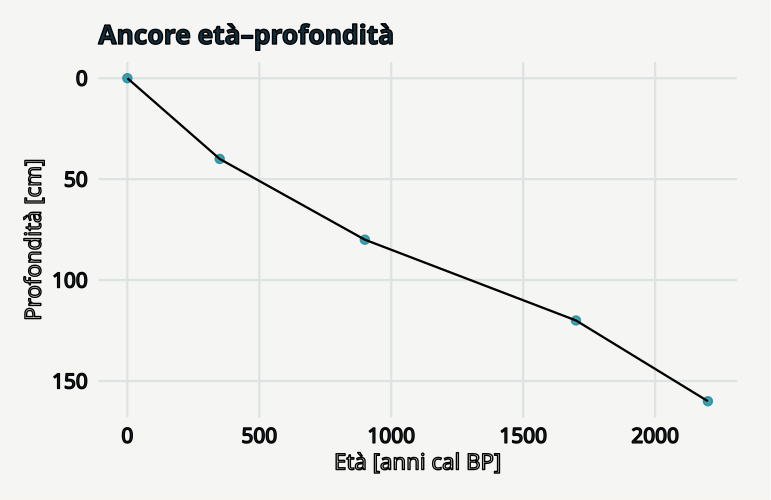

The script that saved this image:
# GeoStat Lab — funzioni comuni. R >= 4.3; ggplot2 >= 3.4; jsonlite.
suppressPackageStartupMessages(library(ggplot2))
col_geo <- c('#168B9C','#BC5B35','#7054A4','#A17B19','#227864','#64748B')
theme_set(theme_minimal(base_size=17, base_family='sans') + theme(
  plot.background=element_rect(fill='#F5F6F3',colour=NA),
  panel.background=element_rect(fill='#F5F6F3',colour=NA),
  panel.grid.minor=element_blank(),panel.grid.major=element_line(colour='#DCE3E2'),
  plot.title=element_text(size=19,face='bold',colour='#122D3B'),
  plot.subtitle=element_text(size=13,colour='#405560',margin=margin(b=12)),
  axis.text=element_text(size=15,colour='#273E4A'),axis.title=element_text(size=16),
  legend.position='bottom',legend.title=element_blank(),legend.text=element_text(size=14),
  strip.text=element_text(size=15,face='bold'),plot.margin=margin(18,24,18,18)))
metric <- function(...) data.frame(grandezza=names(c(...)),valore=as.character(c(...)),check.names=FALSE)
f <- function(x,d=3) {out<-formatC(x,digits=d,format='fg');out[!is.finite(x)]<-'Non definito';out}
line_plot <- function(d,x='x',y='y',title='',xl=x,yl=y,group=NULL) {
 p<-ggplot(d,aes(x=.data[[x]],y=.data[[y]]))
 if(is.null(group)) p<-p+geom_line(colour=col_geo[1],linewidth=1.05) else p<-p+aes(colour=.data[[group]],group=.data[[group]])+geom_line(linewidth=1)+scale_colour_manual(values=col_geo)
 p+labs(title=title,x=xl,y=yl)
}
point_plot <- function(d,x='x',y='y',title='',xl=x,yl=y,group=NULL) {
 p<-ggplot(d,aes(x=.data[[x]],y=.data[[y]]))
 if(is.null(group))p<-p+geom_point(colour=col_geo[1],size=2.5,alpha=.8) else p<-p+aes(colour=.data[[group]])+geom_point(size=2.7,alpha=.85)+scale_colour_manual(values=col_geo)
 p+labs(title=title,x=xl,y=yl)
}
hist_plot<-function(x,title='',xl='Valore',bins=20)ggplot(data.frame(x=x),aes(x))+geom_histogram(bins=bins,fill=col_geo[1],colour='#F5F6F3')+labs(title=title,x=xl,y='Frequenza')
bar_plot<-function(d,x='gruppo',y='valore',title='',yl='Valore')ggplot(d,aes(x=.data[[x]],y=.data[[y]],fill=.data[[x]]))+geom_col(width=.65)+scale_fill_manual(values=rep(col_geo,length.out=length(unique(d[[x]])) ))+guides(fill='none')+labs(title=title,x=NULL,y=yl)
map_plot<-function(d,z='z',title='',xl='Est [km]',yl='Nord [km]')ggplot(d,aes(x,y,fill=.data[[z]]))+geom_raster()+coord_equal()+scale_fill_gradientn(colours=c('#153F56','#298C9C','#B8CDB2','#F1D889','#AD542F'))+labs(title=title,x=xl,y=yl)
acf_data<-function(x,lag=20){a<-acf(x,lag.max=min(lag,length(x)-1),plot=FALSE);data.frame(x=as.vector(a$lag)[-1],y=as.vector(a$acf)[-1])}
# AR(1), distribuzione marginale stazionaria N(0, 1).
ar_series<-function(n,rho){x<-numeric(n);x[1]<-rnorm(1);for(i in 2:n)x[i]<-rho*x[i-1]+sqrt(1-rho^2)*rnorm(1);x}
# Distanze euclidee in unità metriche già dichiarate; nessuna conversione implicita di CRS.
dist_cross<-function(a,b)sqrt(outer(a[,1],b[,1],'-')^2+outer(a[,2],b[,2],'-')^2)
# Predittore IDW: i punti coincidenti ricevono esattamente il valore osservato.
idw<-function(xy,z,new,power=2){dd<-dist_cross(new,xy);apply(dd,1,function(d)if(any(d<1e-10))mean(z[d<1e-10])else weighted.mean(z,d^(-power)))}
# CART didattico binario: divisioni assiali che minimizzano l'impurità di Gini.
cart_fit<-function(x,y,depth=2,minleaf=4){
 node<-list(p=mean(y),n=length(y));if(depth<1||length(unique(y))<2||length(y)<2*minleaf)return(node)
 best<-Inf
 for(j in seq_len(ncol(x))){v<-sort(unique(x[,j])); if(length(v)<2)next
  for(cut in (head(v,-1)+tail(v,-1))/2){left<-x[,j]<=cut;nl<-sum(left);nr<-sum(!left);if(min(nl,nr)<minleaf)next
   score<-nl*mean(y[left])*(1-mean(y[left]))+nr*mean(y[!left])*(1-mean(y[!left]))
   if(score<best){best<-score;node$j<-j;node$cut<-cut;split<-left}
  }
 }
 if(is.finite(best)){node$left<-cart_fit(x[split,,drop=FALSE],y[split],depth-1,minleaf);node$right<-cart_fit(x[!split,,drop=FALSE],y[!split],depth-1,minleaf)};node
}
cart_predict<-function(tree,x)apply(x,1,function(row){t<-tree;while(!is.null(t$j))t<-if(row[t$j]<=t$cut)t$left else t$right;t$p})

p <- list(age = 900, seed = 17)
set.seed(p$seed)
data <- data.frame(profondita = c(0, 40, 80, 120, 160), eta = c(0, 350, p$age, 1700, 2200))

plots <- list(point_plot(data, "eta", "profondita", "Ancore età–profondità", "Età [anni cal BP]", 
    "Profondità [cm]") + geom_line() + scale_y_reverse())

metrics <- metric(`Anno astronomico dell’ancora` = 1950 - p$age, Ancore = nrow(data), `Cronologia monotona` = all(diff(data$eta) > 
    0))
print(metrics,row.names=FALSE)
ggplot2::ggsave('m13-ancore-A.svg',plots[[1]],device=svglite::svglite,width=7.7,height=5.0,bg='#F8F6F1')
